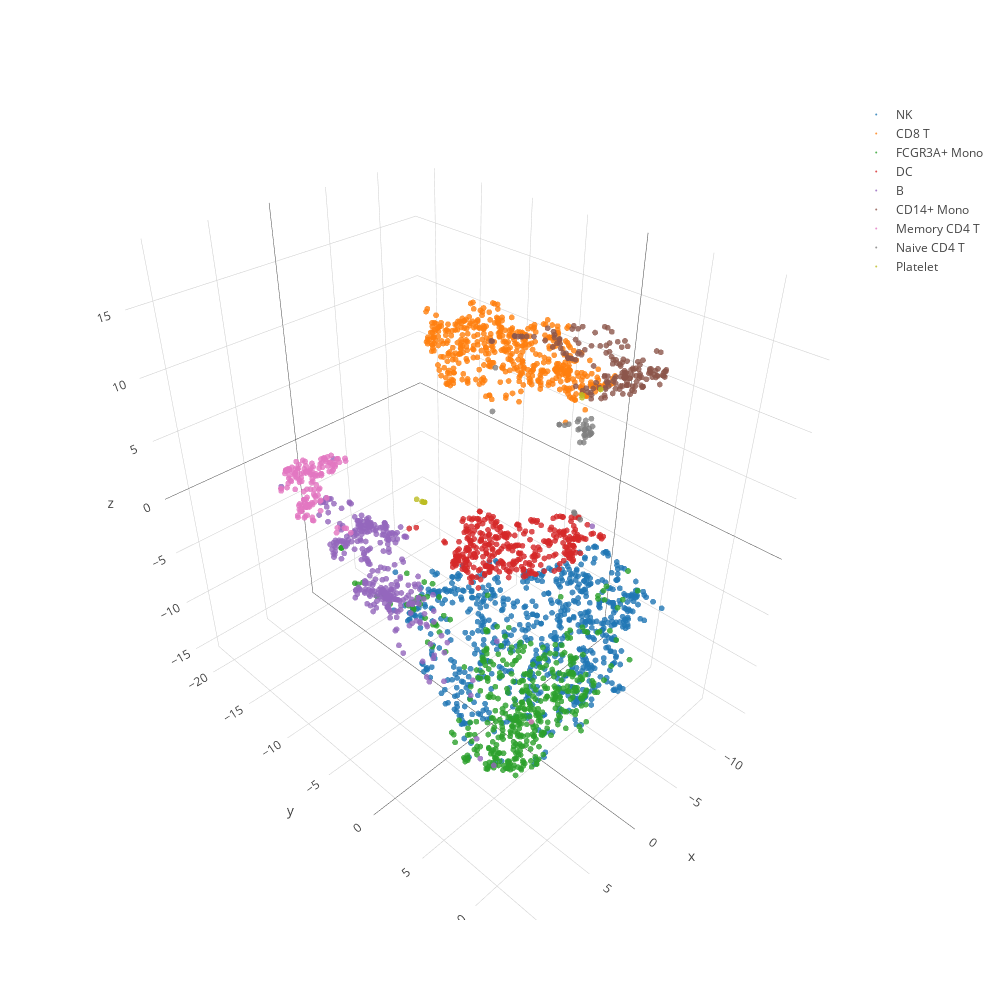

The code cell stored with this chart in its notebook:
### Code cell
plot2Dtsne(df2d, 'Deep Autoencoder, lr=0.001, latent_size=6')
plot3Dtsne(df3d)

### Figure 1 — Plotly figure (JSON) as saved in the notebook; plotly's stock layout.template omitted (floating-point values rounded to 4 significant figures; data arrays with more than 128 entries replaced by an {"elided": "..."} marker saying what was removed)
{"data": [{"marker": {"color": 0, "opacity": 0.8, "size": 2}, "mode": "markers", "name": "NK", "type": "scatter3d", "uid": "cf98aa0b-25df-4244-8744-82b3731b3769", "x": {"elided": "702 float values"}, "y": {"elided": "702 float values"}, "z": {"elided": "702 float values"}}, {"marker": {"color": 1, "opacity": 0.8, "size": 2}, "mode": "markers", "name": "CD8 T", "type": "scatter3d", "uid": "a28c2e7e-fcb8-43a8-9b38-fd394c713cb8", "x": {"elided": "480 float values"}, "y": {"elided": "480 float values"}, "z": {"elided": "480 float values"}}, {"marker": {"color": 2, "opacity": 0.8, "size": 2}, "mode": "markers", "name": "FCGR3A+ Mono", "type": "scatter3d", "uid": "198678ff-5481-4e06-b613-d21b8fc9251b", "x": {"elided": "452 float values"}, "y": {"elided": "452 float values"}, "z": {"elided": "452 float values"}}, {"marker": {"color": 3, "opacity": 0.8, "size": 2}, "mode": "markers", "name": "DC", "type": "scatter3d", "uid": "1956a6ad-ad6e-46c2-99bd-a06ec190fa82", "x": {"elided": "344 float values"}, "y": {"elided": "344 float values"}, "z": {"elided": "344 float values"}}, {"marker": {"color": 4, "opacity": 0.8, "size": 2}, "mode": "markers", "name": "B", "type": "scatter3d", "uid": "2d89b17c-40c8-410a-9a3a-a27d29480c51", "x": {"elided": "308 float values"}, "y": {"elided": "308 float values"}, "z": {"elided": "308 float values"}}, {"marker": {"color": 5, "opacity": 0.8, "size": 2}, "mode": "markers", "name": "CD14+ Mono", "type": "scatter3d", "uid": "83df05df-b42a-46fa-9a17-f8d1f95cd409", "x": {"elided": "162 float values"}, "y": {"elided": "162 float values"}, "z": {"elided": "162 float values"}}, {"marker": {"color": 6, "opacity": 0.8, "size": 2}, "mode": "markers", "name": "Memory CD4 T", "type": "scatter3d", "uid": "6b5533a6-1c54-4f7f-a0d7-54fb21fc3d8c", "x": {"elided": "144 float values"}, "y": {"elided": "144 float values"}, "z": {"elided": "144 float values"}}, {"marker": {"color": 7, "opacity": 0.8, "size": 2}, "mode": "markers", "name": "Naive CD4 T", "type": "scatter3d", "uid": "836b9f46-6add-4673-82b4-c3856e7f10bb", "x": [-8.63, -9.727, -9.249, -10.79, -10.12, -9.369, -7.882, -9.732, -8.342, -10.05, -9.914, -10.32, -7.896, -9.562, -9.841, -9.408, -9.726, -10.29, -9.801, -9.893, -9.315, -9.739, -10.34, -9.277, -9.99, -10.09, -10.16, -9.72, -1.73, -9.667, -2.224, -10.42], "y": [-1.322, -0.6608, -1.047, -1.23, -0.4851, -1.05, -1.578, -0.7683, -1.445, -0.6038, -0.8451, -0.6712, -1.578, -0.5954, -0.6687, -0.9191, -0.7516, -0.4981, -0.7547, -0.7466, -0.7411, -0.8752, -1.538, -0.964, -0.4901, -0.4575, -0.4358, -0.6227, -2.049, -0.7006, -2.682, -1.541], "z": [6.539, 5.47, 6.599, -2.753, 5.598, 6.742, 6.695, 5.86, 6.513, 5.894, 6.502, 6.554, 6.698, 4.95, 5.785, 6.022, 5.818, 5.998, 5.865, 6.162, 4.997, 6.239, -1.989, 5.963, 5.416, 5.454, 5.525, 5.297, 13.15, 5.472, 9.578, -2.143]}, {"marker": {"color": 8, "opacity": 0.8, "size": 2}, "mode": "markers", "name": "Platelet", "type": "scatter3d", "uid": "d3b48c86-0b33-417a-a2ef-5d345f8f6c80", "x": [-6.006, -11.57, -11.89, -5.9, -5.967, -5.771, -5.917, -5.37, -11.62, -5.924, -5.922, -5.879, -5.865, -5.891], "y": [-13.58, -2.608, -1.243, -13.58, -13.57, -13.64, -13.57, -13.84, -2.616, -13.57, -13.57, -13.59, -13.6, -13.58], "z": [-4.851, 7.208, 8.066, -4.796, -4.832, -4.695, -4.808, -4.375, 6.973, -4.812, -4.814, -4.78, -4.767, -4.788]}], "layout": {"height": 1000, "width": 1000}}
